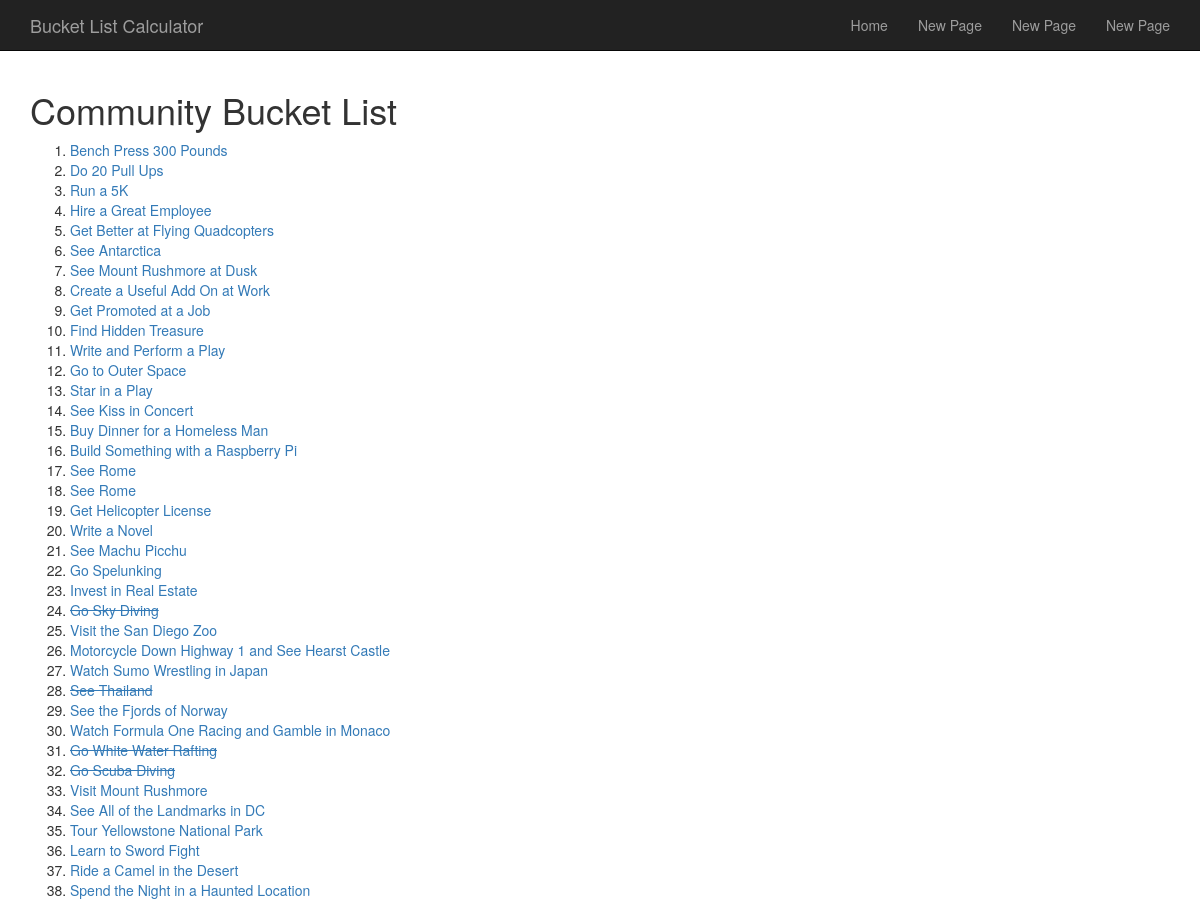
Page /bucketlist/ (upper part) on the earlier database version.
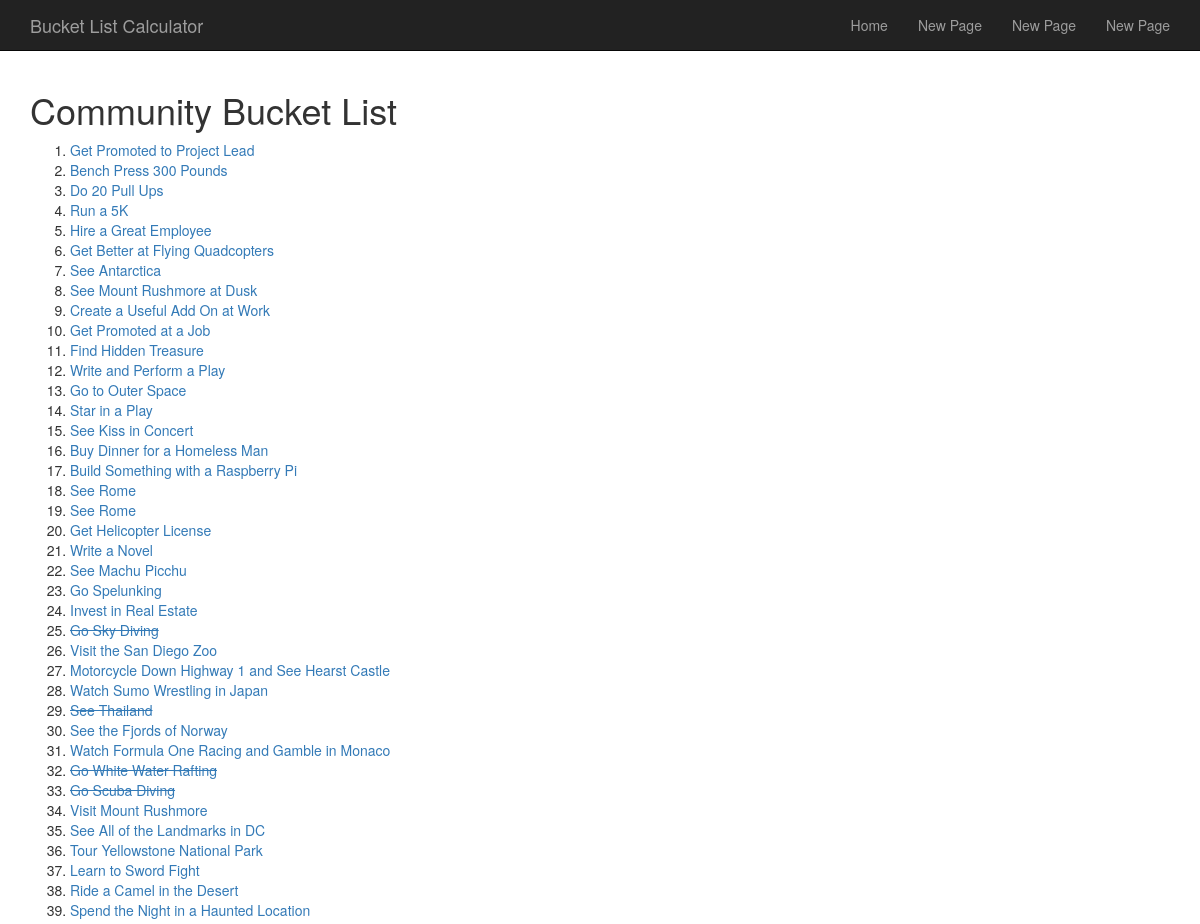
Same page on the later database version.
### BucketList/models.py (models this page shows, shortened)
class BucketListItem(models.Model):
    text = models.CharField(max_length = 200)
    pub_by = models.ForeignKey(User,editable = False)
    pub_date = models.DateTimeField(editable=False)
    goal_type = models.CharField(choices = CHOICES, max_length = 200)
    cost = models.IntegerField(max_length = 20)
    time = models.IntegerField(max_length = 20)
    hours = models.IntegerField(max_length = 20)
    crossed_off = models.BooleanField(editable = False)
    def recently_added(self):
        return self.pub_date >= timezone.now() - datetime.timedelta(days = 1)
    recently_added.boolean = True

### BucketList/views.py (the view)
# urls.py: url(r'^item/(?P<id>\w+)/', views.index_items, name = 'index items'),
def index(request):
    all_list_items = BucketListItem.objects.all().order_by('-pub_date')
    context = {'all_list_items': all_list_items}
    return render(request, 'BucketList/index.html', context)

### BucketList/templates/BucketList/index.html (shortened to what this page needs)
{% extends 'base.html' %}
{% block content %}
<h1>Community Bucket List</h1>
{% if all_list_items %}
    <ol>
    {% for item in all_list_items %}
        {% if item.crossed_off == True %}
            <li><a href="/bucketlist/item/{{item.id}}/" style="text-decoration: line-through;">{{ item.text }}</a></li>
        {% else %}
            <li><a href="/bucketlist/item/{{item.id}}/">{{ item.text }}</a></li>
        {% endif %}
    {% endfor %}
    <br/>
    <br/>
    <br>
    <br>
{% else %}
    <p>There are no Bucket List items here!  Better go add one.</p>
{% endif %}
{% endblock content%}

Differences in the rows shown:
added BucketListItem: text "Get Promoted to Project Lead"
